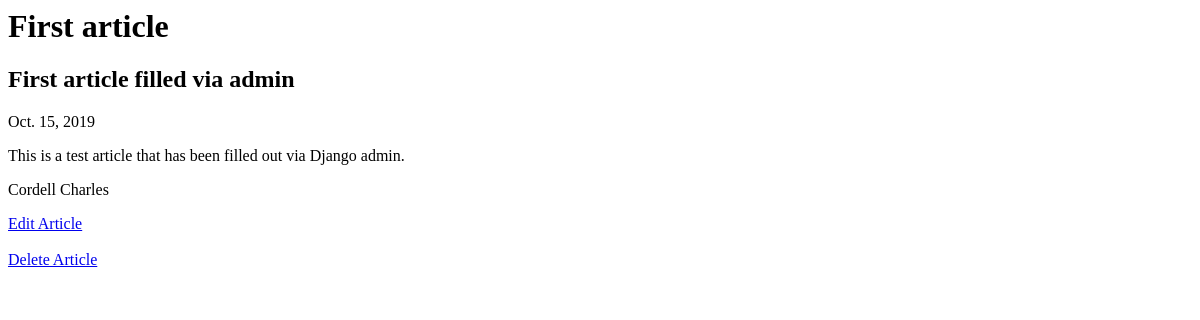
The page /blog/1/ on the database as committed earlier.
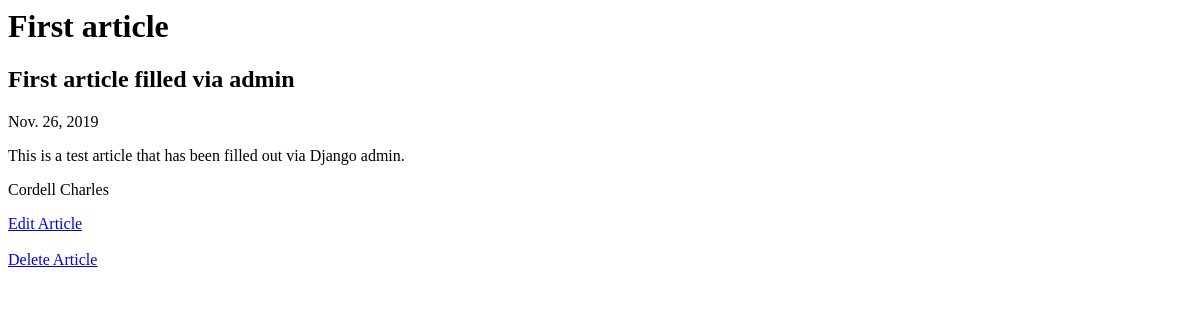
The same page on the database as committed later.
### blog/models.py (models this page shows, shortened)
class Article(models.Model):
	title = models.CharField(max_length= 120)
	subtitle = models.CharField(max_length= 240)
	date = models.DateField(auto_now= True)
	article = models.TextField(blank= False)
	name = models.CharField(blank= False, max_length= 80)

### blog/views.py (the view)
# urls.py: path('<int:my_id>/', ArticleDetailView.as_view(), name= 'article-detail'),
class ArticleDetailView(DetailView):
	template_name = 'articles/article_detail.html'
	def get_object(self):
		id_ = self.kwargs.get("my_id")
		return get_object_or_404(Article, id=id_)

### blog/templates/articles/article_detail.html (shortened to what this page needs)
{% block content %}
<h1> {{ object.title }} </h1>
<h2> {{ object.subtitle}} </h2>
<p> {{ object.date}} </p>
<p> {{object.article}} </p>
<p> {{object.name}} </p>
<a href="http://127.0.0.1:8000/blog/edit/{{object.id}}"> Edit Article </a>
<a href="http://127.0.0.1:8000/blog/delete/{{object.id}}"> Delete Article </a>
{% endblock %}

Rows that differ between the two databases and show on the page:
changed Article "First article": date "Oct. 15, 2019" → "Nov. 26, 2019"
